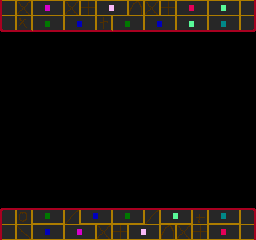

This is a level from a 2D game, rendered from its Tiled map with the project's own tilesets. A one-line summary and the complete map file follow:
An orthogonal 16x15 tile map with 16x16 px tiles, 1 tile layer (front) and 2 objects (WaystoneChest, Miniboss).

<map version="1.0" orientation="orthogonal" width="16" height="15" tilewidth="16" tileheight="16">
 <tileset firstgid="1" name="tiles1" tilewidth="16" tileheight="16">
  <image source="../../img/tiles/tiles0.gif" trans="ff00ff" width="256" height="256" />
 </tileset>
 <layer name="front" width="16" height="15">
  <data encoding="csv">
97,115,87,88,115,116,85,86,119,115,116,81,82,69,70,104,
17,19,1,2,3,4,20,1,2,3,4,5,6,7,8,24,
0,0,0,0,0,0,0,0,0,0,0,0,0,0,0,0,
0,0,0,0,0,0,0,0,0,0,0,0,0,0,0,0,
0,0,0,0,0,0,0,0,0,0,0,0,0,0,0,0,
0,0,0,0,0,0,0,0,0,0,0,0,0,0,0,0,
0,0,0,0,0,0,0,0,0,0,0,0,0,0,0,0,
0,0,0,0,0,0,0,0,0,0,0,0,0,0,0,0,
0,0,0,0,0,0,0,0,0,0,0,0,0,0,0,0,
0,0,0,0,0,0,0,0,0,0,0,0,0,0,0,0,
0,0,0,0,0,0,0,0,0,0,0,0,0,0,0,0,
0,0,0,0,0,0,0,0,0,0,0,0,0,0,0,0,
0,0,0,0,0,0,0,0,0,0,0,0,0,0,0,0,
33,34,49,50,38,51,52,49,50,38,53,54,36,55,56,40,
113,99,67,68,87,88,115,116,85,86,119,115,116,81,82,104
</data>
 </layer>
 <objectgroup name="objects" width="16" height="15">
  <properties>
   <property name="rarity" value="0.3" />
   <property name="tags" value="[&quot;miniboss&quot;]" />
  </properties>
  <object name="WaystoneChest" gid="232" x="160" y="192">
   <properties>
    <property name="rarity" value="0.5" />
   </properties>
  </object>
  <object name="Miniboss" gid="17" x="144" y="128" />
 </objectgroup>
</map>
